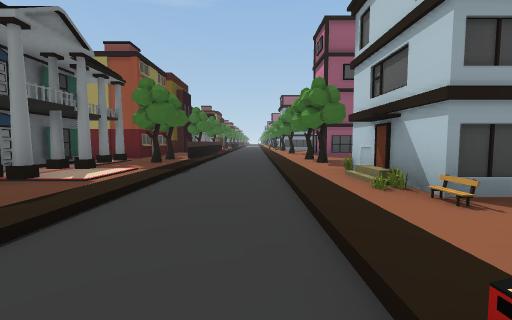
View 1 (above)

24 first-person views from a walk through a 3-D level made in the Unity game engine. The camera is 1.4 m above the floor, tilts 4° down and sees 90° across. The floor is counted in squares, 2.4 m on a side. Each view is taken from the middle of a square. On the plan, view 1 faces up. The plan holds only what a view shows up to about 9 squares ahead; the rest is blank. The place goes on beyond the plan. The player character is not drawn.

View 2
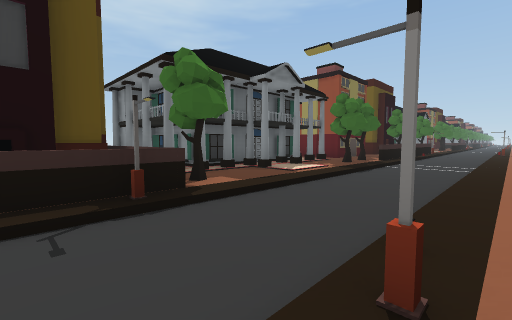

View 3
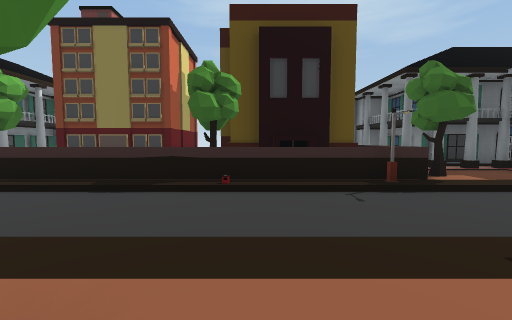

View 4
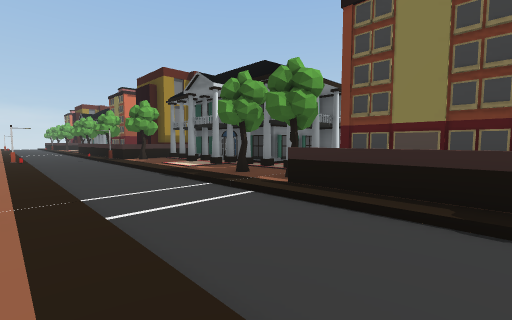

View 5
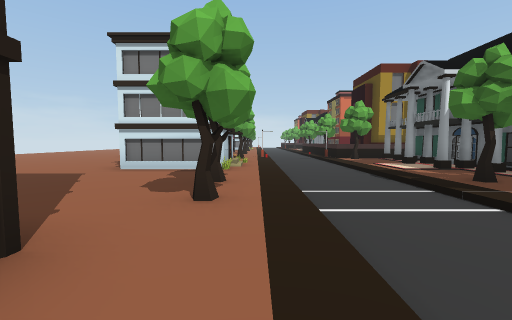

View 6
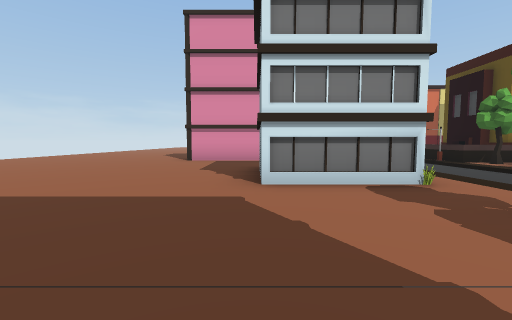

View 7
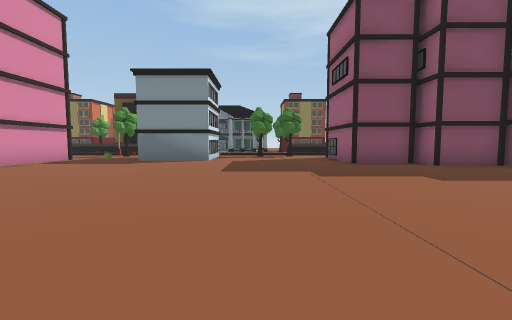

View 8
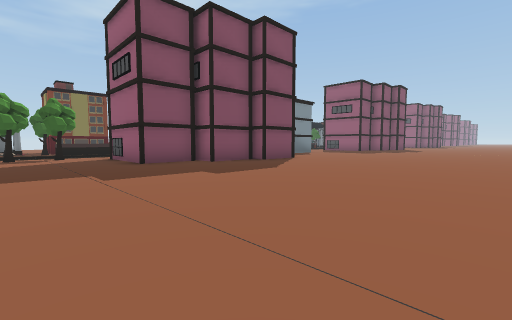

View 9
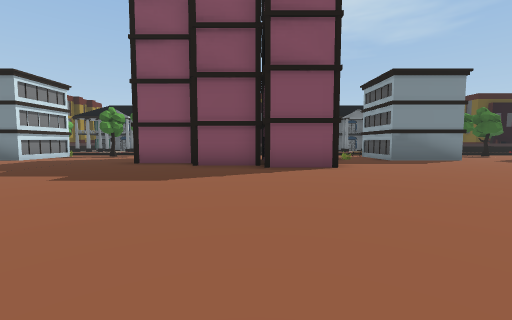

View 10
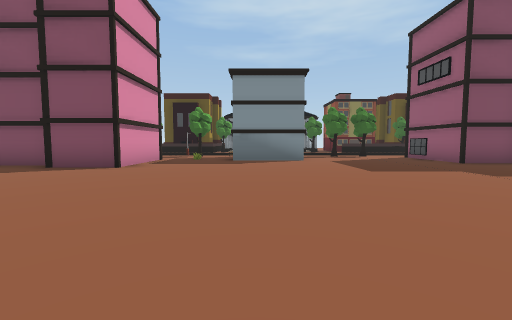

View 11
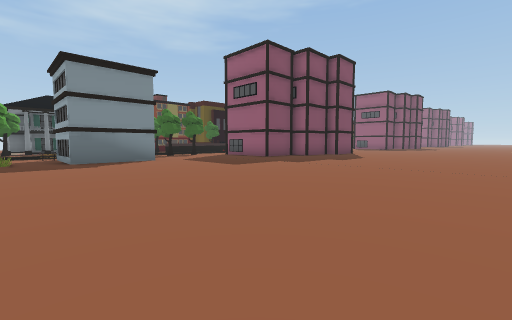

View 12
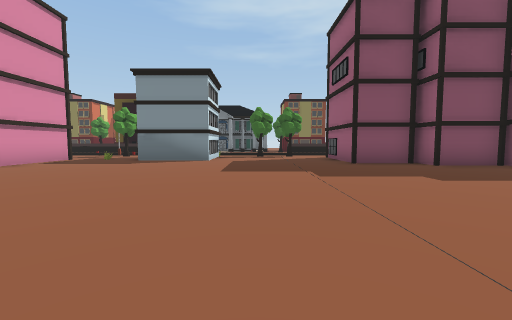

View 13
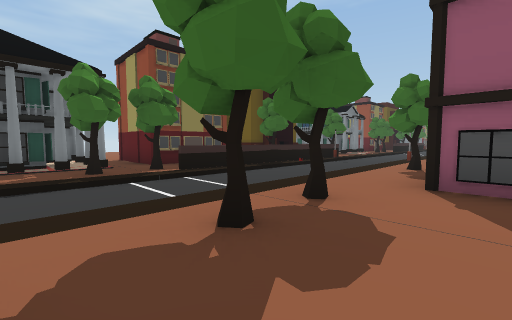

View 14
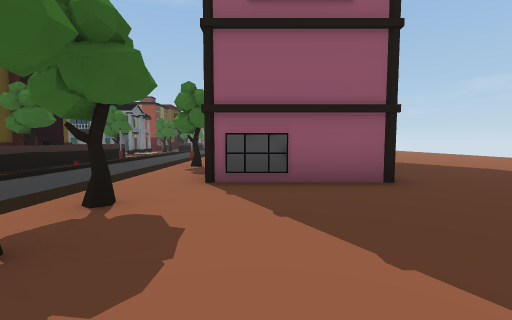

View 15
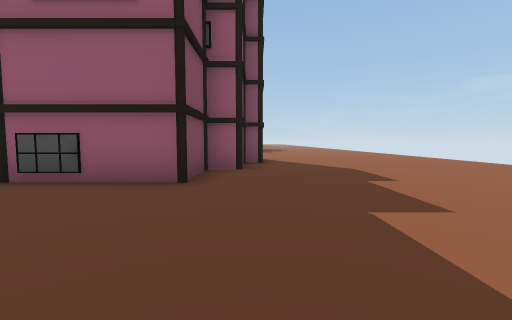

View 16
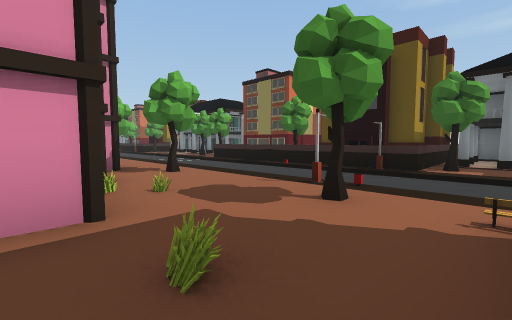

View 17
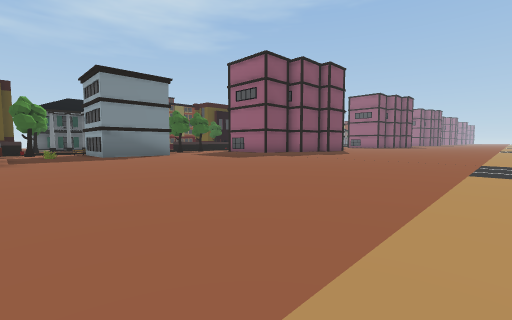

View 18
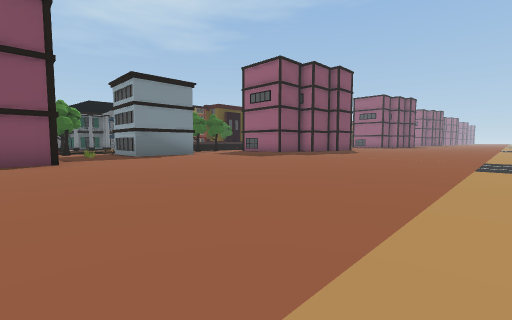

View 19
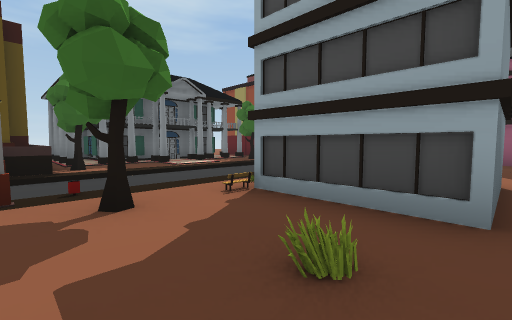

View 20
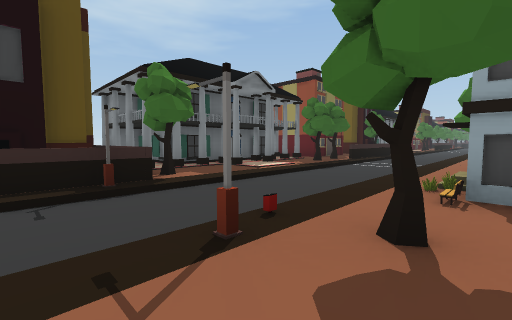

View 21
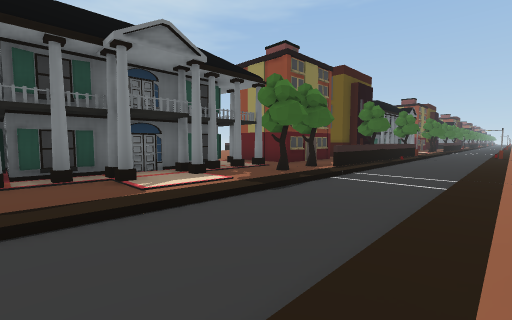

View 22
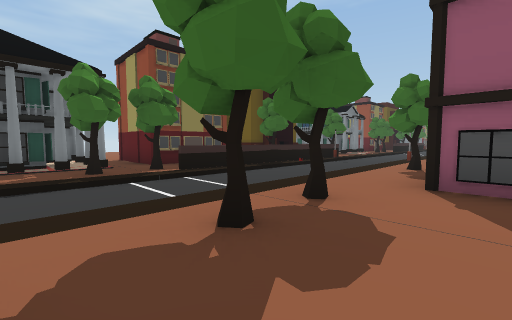

View 23
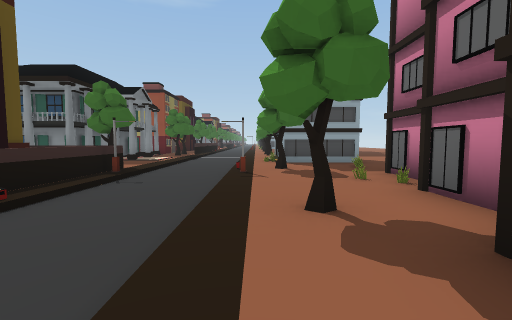

View 24
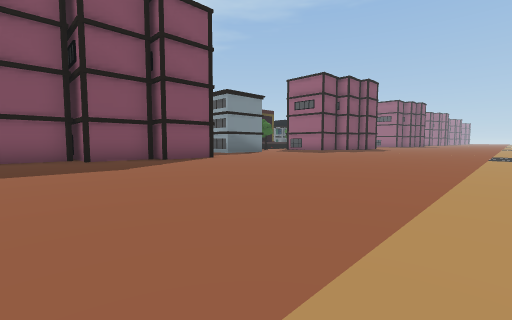

### Floor plan
Key: @ floor where view 1 was taken; # wall or solid block; . main floor; - floor 0.25 m lower than the main floor; / step, stairs or slope; = window, fence, low wall or low ledge; T tree; B building; L lamp.
Columns run from 7 left of view 1 to 13 right of it. Each row starts with its distance up from view 1.
 11      T--.T  #.......
 10    # =--..  #.......
  9    #.=--..###.......
  8  ###.=--............
  7  ///T/--T...........-
  6 BB B.T--.T..........-
  5    B..--............-
  4    B..--.###........-
  3  B BB.--.###........-
  2  BBB..--............-
  1 #####T--.T=.........-
  0  ### L-@L...........-
 -1    # =--..####......-
 -2    # =--..###.......-
 -3  B#  T--.T###.......-
 -4  ###.=--..###.......-
 -5  ###.=--..###.......-
 -6  ###.=--............-
 -7  ///T/--T...........-
 -8 BB B.T--.T..........-
 -9  B B..--............-
-10    B..--.###........-
-11    BB.--.###........-
-12  BBB..--............-
-13 #####T--.T=.........-
-14   ## L--L...........-
-15    # =--..####......-

Where each view was taken, in squares from view 1:
view 1: 0 up, 0 right, facing up
view 2: 1 down, 1 right, facing up-left
view 3: 2 down, 2 right, facing left
view 4: 4 down, 1 right, facing down-left
view 5: 4 down, 1 right, facing down
view 6: 6 down, 4 right, facing down
view 7: 8 down, 12 right, facing left
view 8: 8 down, 12 right, facing up-left
view 9: 2 down, 12 right, facing left
view 10: 3 up, 12 right, facing left
view 11: 1 up, 12 right, facing up-left
view 12: 6 up, 12 right, facing left
view 13: 5 up, 3 right, facing up-left
view 14: 5 up, 3 right, facing up
view 15: 5 up, 6 right, facing up
view 16: 2 up, 4 right, facing down-left
view 17: 14 down, 13 right, facing up-left
view 18: 15 down, 13 right, facing up-left
view 19: 14 down, 4 right, facing up-left
view 20: 15 down, 2 right, facing up-left
view 21: 12 down, 1 right, facing up-left
view 22: 9 down, 3 right, facing up-left
view 23: 5 down, 1 right, facing up
view 24: 5 down, 13 right, facing up-left
